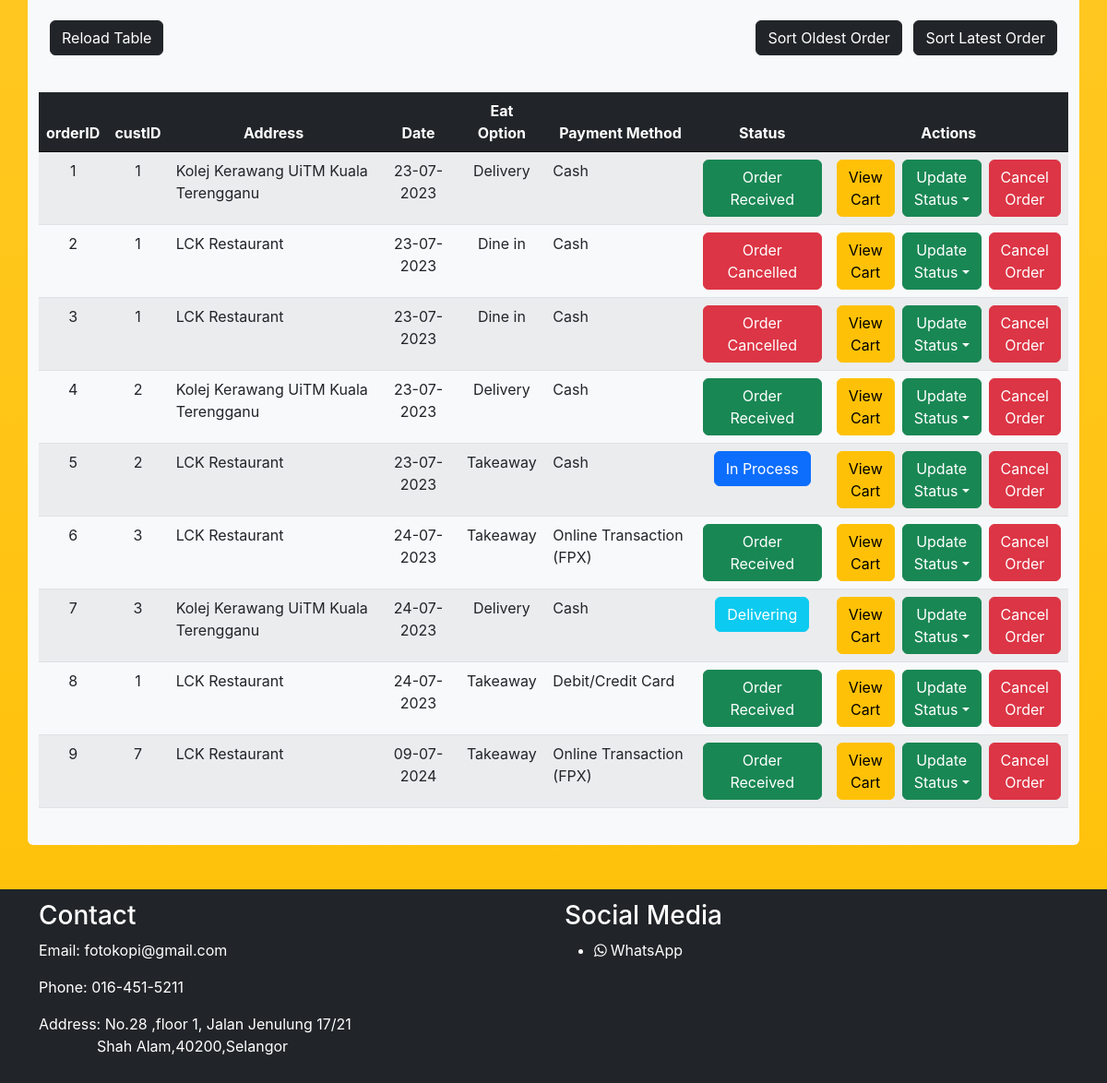
The app's page /Fotokopi/Staff_Page/manageOrder.php (lower part), older data.
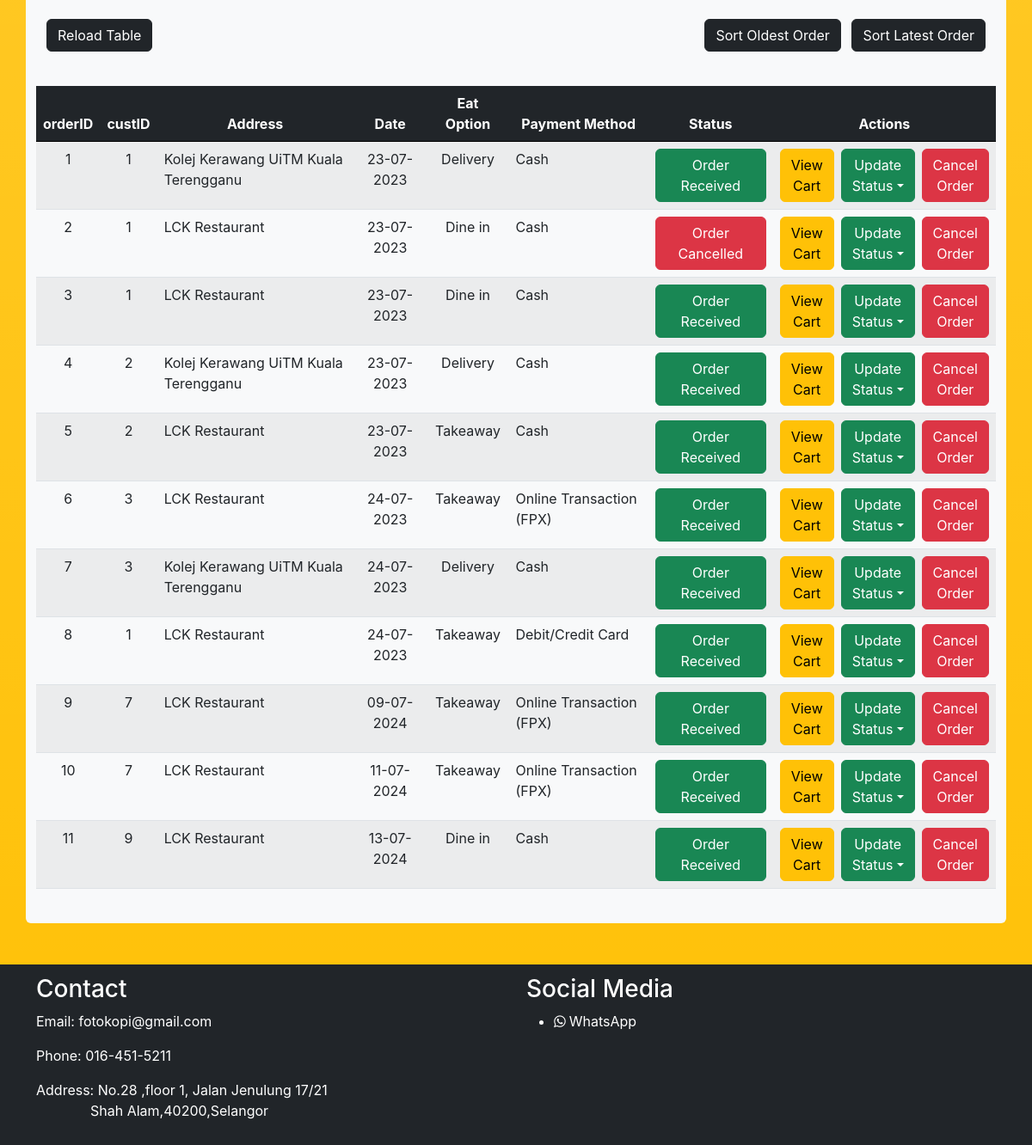
The same page, newer data.
### tables this page shows
CREATE TABLE `ordermenu` (
  `orderID` int(10) UNSIGNED NOT NULL,
  `custID` int(10) UNSIGNED NOT NULL,
  `orderAddress` varchar(255) DEFAULT NULL,
  `orderDate` varchar(20) NOT NULL,
  `eatOption` varchar(30) NOT NULL,
  `paymentMethod` varchar(30) NOT NULL,
  `orderStatus` varchar(40) NOT NULL,
  `grandTotal` decimal(10,2) NOT NULL
);

### Fotokopi/Staff_Page/manageOrder.php (the view, shortened to what the changed rows need)
<?php include('partials/menu.php'); ?>
<br>
<div class="container bg-light rounded">
    <br>
        <br>
    <br>
    <table class="table table-striped">
        <thead class="table-dark">
            <tr>
                <th class="text-center">orderID</th>
                <th class="text-center">custID</th>
                <th class="text-center">Address</th>
                <th class="text-center">Date</th>
                <th class="text-center">Eat Option</th>
                <th class="text-center">Payment Method</th>
                <th class="text-center">Status</th>
                <th class="text-center">Actions</th>
            </tr>
        </thead>
        <tbody>
            <?php
            if (isset($_POST['search'])) {
                $searchOrderID = $_POST['orderID'];
                $sql = "SELECT * FROM orderMenu WHERE orderID = '$searchOrderID'";
                $res = mysqli_query($conn, $sql);
                if ($res == TRUE) {
                    $count = mysqli_num_rows($res);
                    $sn = 1;
                    if ($count > 0) {
                        while ($rows = mysqli_fetch_assoc($res)) {
                            $id = $rows['orderID'];
                            $custID = $rows['custID'];
                            $orderAddress = $rows['orderAddress'];
                            $orderDate = $rows['orderDate'];
                            $eatOption = $rows['eatOption'];
                            $paymentMethod = $rows['paymentMethod'];
                            $orderStatus = $rows['orderStatus'];
                            ?>
                            <tr>
                                <td class="text-center"><?php echo $id; ?></td>
                                <td class="text-center"><?php echo $custID; ?></td>
                                <td><?php echo !empty($orderAddress) ? $orderAddress : "none"; ?></td>
                                <td class="text-center"><?php echo $orderDate; ?></td>
                                <td class="text-center"><?php echo $eatOption; ?></td>
                                <td><?php echo $paymentMethod; ?></td>
                                <td class="text-center">
                                    <?php
                                    $statusClass = "";
                                    switch ($orderStatus) {
                                        case "In Process":
                                            $statusClass = "btn btn-primary";
                                            break;
                                        case "Delivering":
                                            $statusClass = "btn btn-info text-white";
                                            break;
                                        case "Order Received":
                                            $statusClass = "btn btn-success";
                                            break;
                                        case "Order Cancelled":
                                            $statusClass = "btn btn-danger";
                                            break;
                                        default:
                                            $statusClass = "btn btn-secondary";
                                            break;
                                    }
                                    ?>
                                    <button class="btn <?php echo $statusClass; ?>"><?php echo $orderStatus; ?></button>
                                </td>
                                <td class="text-center">
                                    <div class="d-flex justify-content-center">
                                        <a href="<?php echo SITEURL; ?>Staff_Page/viewCart.php?id=<?php echo $id; ?>" class="btn btn-warning me-2">View <br>Cart</a>
                                        <div class="dropdown">
                                            <button class="btn btn-success dropdown-toggle me-2" data-bs-toggle="dropdown">Update <br>Status</button>
                                            <ul class="dropdown-menu">
                                                <li><a class="dropdown-item" href="updateStatus1.php?id=<?php echo $id?>">In Process</a></li>
                                                <li><a class="dropdown-item" href="updateStatus3.php?id=<?php echo $id?>">Order Received</a></li>
                                            </ul>
                                        </div>
                                        <a href="<?php echo SITEURL; ?>Staff_Page/cancelOrder.php?id=<?php echo $id; ?>" class="btn btn-danger">Cancel <br> Order</a>
                                    </div>
                                </td>
                            </tr>
                <?php
                        }
                    } else {
                        echo "<tr><td colspan='8' class='text-center'>No order found</td></tr>";
                    }
                }
            } else {
                $sql = "SELECT * FROM orderMenu";
                $res = mysqli_query($conn, $sql);
                if ($res == TRUE) {
                    $count = mysqli_num_rows($res);
                    if ($count > 0) {
                        while ($rows = mysqli_fetch_assoc($res)) {
                            $id = $rows['orderID'];
                            $custID = $rows['custID'];
                            $orderAddress = $rows['orderAddress'];
                            $orderDate = $rows['orderDate'];
                            $eatOption = $rows['eatOption'];
                            $paymentMethod = $rows['paymentMethod'];
                            $orderStatus = $rows['orderStatus'];
                            ?>
                            <tr>
                                <td class="text-center"><?php echo $id; ?></td>
                                <td class="text-center"><?php echo $custID; ?></td>
                                <td><?php echo !empty($orderAddress) ? $orderAddress : "none"; ?></td>
                                <td class="text-center"><?php echo $orderDate; ?></td>
                                <td class="text-center"><?php echo $eatOption; ?></td>
                                <td><?php echo $paymentMethod; ?></td>
                                <td class="text-center">
                                    <?php
                                    $statusClass = "";
                                    switch ($orderStatus) {
                                        case "In Process":
                                            $statusClass = "btn btn-primary";
                                            break;
                                        case "Delivering":
                                            $statusClass = "btn btn-info text-white";
                                            break;
                                        case "Order Received":
                                            $statusClass = "btn btn-success";
                                            break;
                                        case "Order Cancelled":
                                            $statusClass = "btn btn-danger";
                                            break;
                                    }
                                    ?>
                                    <button class="btn <?php echo $statusClass; ?>"><?php echo $orderStatus; ?></button>
                                </td>
                                <td class="text-center">
                                    <div class="d-flex justify-content-center">
                                        <a href="<?php echo SITEURL; ?>Staff_Page/viewCart.php?id=<?php echo $id; ?>" class="btn btn-warning me-2">View <br>Cart</a>
                                        <div class="dropdown">
                                            <button class="btn btn-success dropdown-toggle me-2" data-bs-toggle="dropdown">Update <br>Status</button>
                                        </div>
                                        <a href="<?php echo SITEURL; ?>Staff_Page/cancelOrder.php?id=<?php echo $id; ?>" class="btn btn-danger">Cancel <br> Order</a>
                                    </div>
                                </td>
                            </tr>
            <?php
                        }
                    } else {
                        echo "<tr><td colspan='8' class='text-center'>No orders found</td></tr>";
                    }
                }
            }
            ?>
        </tbody>
    </table>
    <br>
</div>
<br><br>
<?php include('partials/footer.php'); ?>

Row changes from the older to the newer data that the page shows:
changed ordermenu id 3: orderStatus "Order Cancelled" → "Order Received"
changed ordermenu id 5: orderStatus "In Process" → "Order Received"
changed ordermenu id 7: orderStatus "Delivering" → "Order Received"
added ordermenu: orderID "10", custID "7", orderAddress "LCK Restaurant", orderDate "11-07-2024", eatOption "Takeaway", paymentMethod "Online Transaction (FPX)", orderStatus "Order Received"
added ordermenu: orderID "11", custID "9", orderAddress "LCK Restaurant", orderDate "13-07-2024", eatOption "Dine in", paymentMethod "Cash", orderStatus "Order Received"
